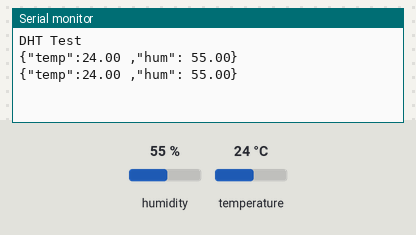
The program below on a simulated ESP8266 (NodeMCU). On the bench: the last lines printed to the serial monitor. Inputs (shaded band) come from the test bench; at power-on: humidity 55 %, temperature 24 °C. WiFi joins after 1.5 s; servers stay silent unless stated.

Above: at 3.8 s.
3.9 s: humidity set to 22 %
At 6.3 s:
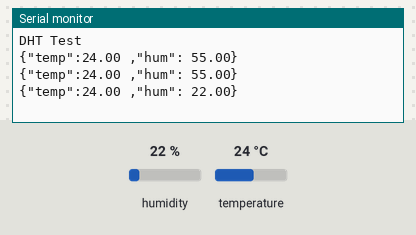
6.7 s: temperature set to 12 °C
At 8.2 s:
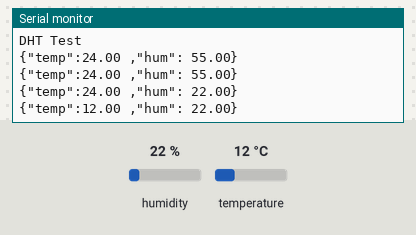
9.5 s: humidity set to 40 %
At 12.1 s:
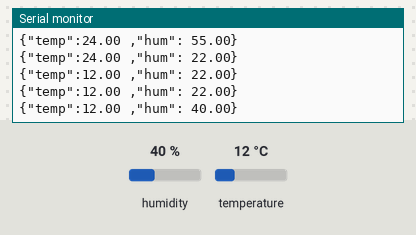
Timing chart, 0 to 13.6 s (numbered marks = the images above; inputs shaded):
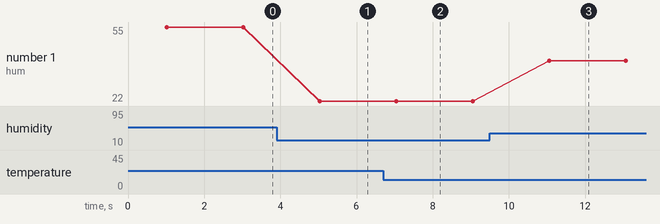

Measured:
- after the input at 3.9 s, the serial monitor: prints a new line after 1.1 s (image 1)
- after the input at 6.7 s, the serial monitor: prints a new line after 0.34 s (image 2)
- after the input at 9.5 s, the serial monitor: prints a new line after 1.6 s (image 3)
- plotted number 1: 55 → 22 after the input at 3.9 s, 22 → 40 after the input at 9.5 s

The program:

main.cpp
```cpp
#include <Arduino.h>
#include <Wire.h>
#include <SPI.h>
#include <ESP8266WiFi.h>
#include <WiFiUdp.h>
#include <DHTesp.h>
#include "creds.h"

DHTesp dht;

#define DHTPIN D7
#define DHTTYPE DHT11

WiFiUDP udp;
// bool isWiFiOK = false;

void WiFiConnect();
// void WiFiEvent(WiFiEvent_t event);

void setup()
{
  Serial.begin(115200);
  Serial.println(F("DHT Test"));
  dht.setup(DHTPIN, DHTesp::DHTTYPE);
  WiFiConnect();
}

void loop()
{
  delay(dht.getMinimumSamplingPeriod());

  float rotubat = dht.getHumidity();
  float dama = dht.getTemperature();
  /*
    float rotubat = dht.readHumidity();
    float dama = dht.readTemperature();
    float damaFahrenheit = dht.readTemperature(true);
  */
  if (isnan(rotubat) || isnan(dama))
  {
    Serial.println(" Failed to read from DHT");
    return;
  }
  /*
    float heatIndexFahrenheit = dht.computeHeatIndex(damaFahrenheit, rotubat);
    float heatIndexCelsius = dht.computeHeatIndex(dama,rotubat,false);
  */
  char buffer[100] = {0};
  sprintf(buffer, "{\"temp\":%.2f ,\"hum\": %.2f}", dama, rotubat);
  /*
    if (isWiFiOK)
    {
      udp.beginPacketMulticast(IPAddress(255, 255, 255, 255), 61000, WiFi.localIP());
      udp.write(buffer);
      udp.endPacket();
    }
  */
  Serial.println(buffer);
  delay(1000);
}

void WiFiConnect()
{
  WiFi.disconnect(true);
  // WiFi.onEvent(WiFiEvent);
  WiFi.begin(WIFI_SSID, WIFI_PWD);
}
/*
void WiFiEvent(WiFiEvent_t event)
{
  switch (event)
  {
  case WIFI_EVENT_STAMODE_GOT_IP:
    Serial.print("IP acquired :");
    Serial.println(WiFi.localIP());
    isWiFiOK = true;
    break;

  case WIFI_EVENT_STAMODE_CONNECTED:
    Serial.println("Connected");
    break;

  case WIFI_EVENT_STAMODE_DISCONNECTED:
    Serial.println("Disonnected !!!");
    isWiFiOK = false;
    WiFiConnect();
    break;
  }
}
*/
```

creds.h
```cpp
#define WIFI_SSID "saa"
#define WIFI_PWD "**********"
```
